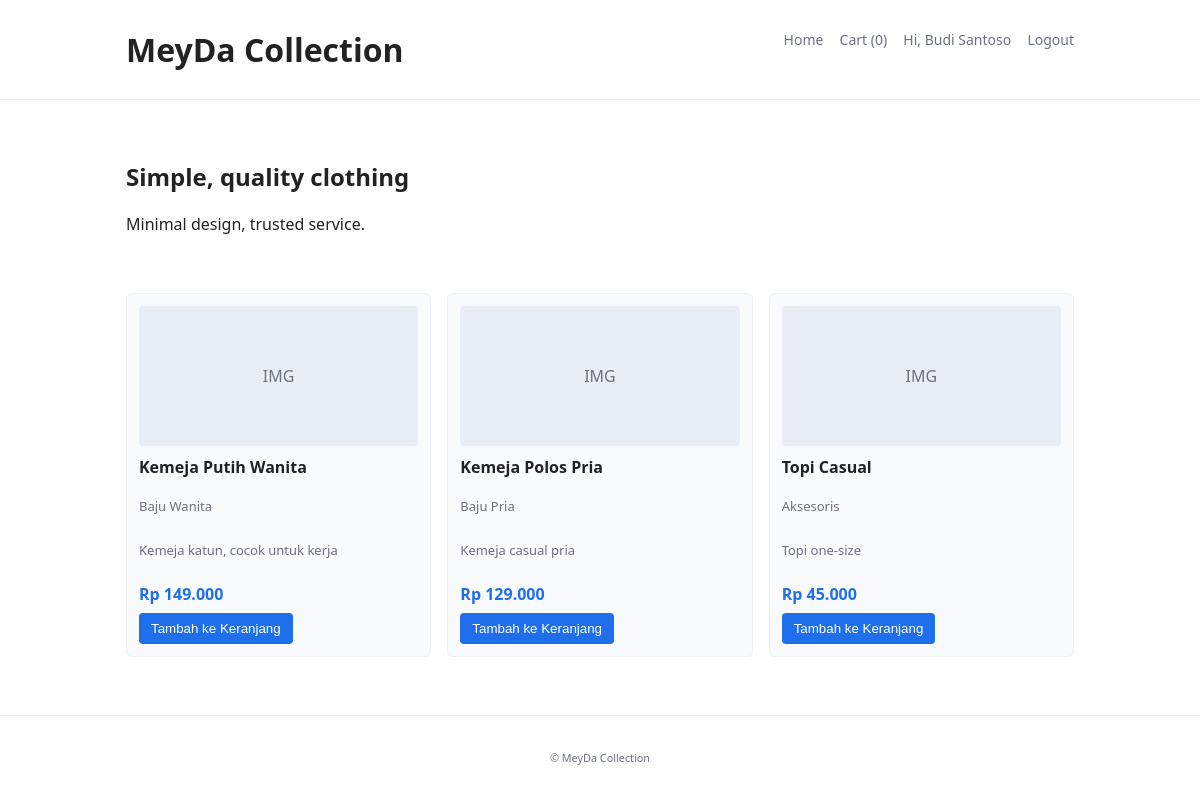
/index.php (signed in), run on the app's committed database.
### tables this page shows
CREATE TABLE IF NOT EXISTS produk (
  id_produk INT AUTO_INCREMENT PRIMARY KEY,
  nama_produk VARCHAR(150) NOT NULL,
  id_kategori INT NOT NULL,
  deskripsi TEXT NULL,
  harga DECIMAL(12,2) NOT NULL,
  stok INT NOT NULL DEFAULT 0,
  gambar VARCHAR(255) NULL,
  created_at TIMESTAMP DEFAULT CURRENT_TIMESTAMP,
  CONSTRAINT fk_produk_kategori FOREIGN KEY (id_kategori) REFERENCES kategori_produk(id_kategori) ON UPDATE CASCADE ON DELETE RESTRICT
);

CREATE TABLE IF NOT EXISTS kategori_produk (
  id_kategori INT AUTO_INCREMENT PRIMARY KEY,
  nama_kategori VARCHAR(100) NOT NULL,
  deskripsi VARCHAR(255) NULL,
  created_at TIMESTAMP DEFAULT CURRENT_TIMESTAMP
);

### auth.php (called while the page is built, shortened)
<?php
function isLoggedIn() {
    return !empty($_SESSION['user_type']);
}
function isCustomer() {
    return ($_SESSION['user_type'] ?? null) === 'customer';
}
?>

### index.php (the view, shortened to what this page needs)
<?php
require_once __DIR__ . '/auth.php';
$pdo = getPDO();
$action = $_POST['action'] ?? $_GET['action'] ?? 'home';
function h($s){ return htmlspecialchars($s, ENT_QUOTES|ENT_SUBSTITUTE, 'UTF-8'); }
$stmt = $pdo->query("SELECT p.id_produk, p.nama_produk, p.deskripsi, p.harga, p.stok, k.nama_kategori FROM produk p JOIN kategori_produk k ON p.id_kategori = k.id_kategori ORDER BY p.created_at LIMIT 12");
$products = $stmt->fetchAll();
$cart_items = [];
$cart_total = 0.0;
?>
<!doctype html>
<html lang="id">
<head>
  <link rel="stylesheet" href="styles.css">
</head>
<body>
  <header class="site-header">
    <div class="container">
      <h1 class="brand">MeyDa Collection</h1>
      <nav class="nav">
        <a href="index.php">Home</a>
        <a href="index.php?action=cart">Cart (<?php echo array_sum($_SESSION['cart'] ?? []); ?>)</a>
        <?php if (isLoggedIn()): ?>
          <?php if (isCustomer()): ?>
            <a href="account.php">Hi, <?php echo htmlspecialchars($_SESSION['customer_name']); ?></a>
            <a href="auth.php?action=logout">Logout</a>
          <?php elseif (isStaff()): ?>
            <a href="admin/dashboard.php">Admin</a>
            <a href="auth.php?action=logout">Logout</a>
          <?php endif; ?>
        <?php else: ?>
          <a href="login.php?mode=customer">Login</a>
          <a href="register.php">Register</a>
        <?php endif; ?>
      </nav>
    </div>
  </header>
  <main class="container">
    <?php if ($action === 'cart'): ?>
      <h2>Keranjang</h2>
      <?php if (empty($cart_items)): ?>
        <p>Keranjang kosong.</p>
      <?php else: ?>
        <table class="cart">
          <thead><tr><th>Produk</th><th>Qty</th><th>Harga</th><th>Subtotal</th><th></th></tr></thead>
          <tbody>
            <?php foreach($cart_items as $it): ?>
              <tr>
                <td><?php echo h($it['nama']); ?></td>
                <td><?php echo (int)$it['qty']; ?></td>
                <td>Rp <?php echo number_format($it['harga'],0,',','.'); ?></td>
                <td>Rp <?php echo number_format($it['subtotal'],0,',','.'); ?></td>
                <td><a href="index.php?action=remove&id=<?php echo (int)$it['id']; ?>" class="link">Hapus</a></td>
              </tr>
            <?php endforeach; ?>
          </tbody>
          <tfoot>
            <tr><td colspan="3"><strong>Total</strong></td><td><strong>Rp <?php echo number_format($cart_total,0,',','.'); ?></strong></td><td></td></tr>
          </tfoot>
        </table>
        <form method="post" action="index.php?action=checkout">
          <input type="hidden" name="action" value="checkout">
          <button type="submit">Checkout</button>
        </form>
      <?php endif; ?>
    <?php else: ?>
      <section class="hero">
        <h2>Simple, quality clothing</h2>
        <p>Minimal design, trusted service.</p>
      </section>
      <section class="products-grid" aria-label="Featured products">
        <?php foreach ($products as $p): ?>
          <article class="product-card">
            <div class="product-img">IMG</div>
            <h3><?php echo h($p['nama_produk']); ?></h3>
            <p class="muted"><?php echo h($p['nama_kategori']); ?></p>
            <p class="desc"><?php echo h($p['deskripsi']); ?></p>
            <p class="price">Rp <?php echo number_format($p['harga'],0,',','.'); ?></p>
            <form method="post" action="index.php">
              <button type="submit"<?php echo $p['stok']<=0 ? ' disabled' : ''; ?>><?php echo $p['stok']>0 ? 'Tambah ke Keranjang' : 'Habis'; ?></button>
            </form>
          </article>
        <?php endforeach; ?>
      </section>
    <?php endif; ?>
  </main>
  <footer class="site-footer">
    <div class="container"><small>&copy; MeyDa Collection</small></div>
  </footer>
</body>
</html>

### styles.css (style rules this page uses)
:root { --bg: #ffffff; --text: #222222; --muted: #6b7280; --accent: #1f6feb; --card: #f8fafc; }
* { box-sizing:border-box }
body { font-family: system-ui, -apple-system, "Segoe UI", Roboto, Arial; margin:0; color:var(--text); background:var(--bg); }
.container { max-width:980px;margin:0 auto;padding:16px }
.site-header { border-bottom:1px solid #e6e9ee;padding:12px 0;background:var(--bg) }
.brand { margin:0;display:inline-block;font-weight:600 }
.nav { float:right }
.nav a { color:var(--muted);text-decoration:none;margin-left:12px;font-size:14px }
.hero { padding:24px 0 }
.products-grid { display:grid;grid-template-columns:repeat(auto-fit,minmax(220px,1fr));gap:16px;padding:18px 0 }
.product-card { background:var(--card);padding:12px;border:1px solid #eef2f6;border-radius:6px;display:flex;flex-direction:column;align-items:flex-start }
.product-img { width:100%;height:140px;background:#e9eef6;color:var(--muted);display:flex;align-items:center;justify-content:center;margin-bottom:10px;border-radius:4px }
.product-card h3 { margin:0 0 6px 0;font-size:16px }
.price { color:var(--accent);font-weight:600;margin-bottom:8px }
button { background:var(--accent);color:white;border:none;padding:8px 12px;border-radius:4px;cursor:pointer }
.site-footer { border-top:1px solid #eceff3;padding:16px 0;margin-top:24px;text-align:center;color:var(--muted);font-size:13px }
.muted { color:var(--muted);font-size:13px }
.desc { font-size:13px;color:var(--muted);margin-bottom:8px }

### data on the page
produk: nama_produk "Kemeja Putih Wanita", id_kategori.nama_kategori "Baju Wanita", deskripsi "Kemeja katun, cocok untuk kerja", harga "149.000", stok "Tambah ke Keranjang"
produk: nama_produk "Kemeja Polos Pria", id_kategori.nama_kategori "Baju Pria", deskripsi "Kemeja casual pria", harga "129.000", stok "Tambah ke Keranjang"
produk: nama_produk "Topi Casual", id_kategori.nama_kategori "Aksesoris", deskripsi "Topi one-size", harga "45.000", stok "Tambah ke Keranjang"

### other printed values
array_sum($_SESSION['cart'] ?? []) "0"
$_SESSION['customer_name'] "Budi Santoso"
